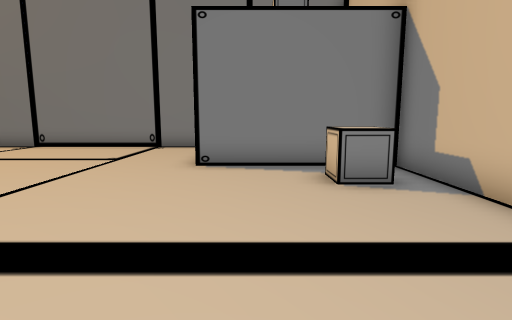
[1] (above)

12 first-person views from a walk through a 3-D level made in the Unity game engine. The camera is 1.2 m above the floor, tilts 8° down and sees 80° across. The floor is counted in squares, 1 m on a side. Each view is taken from the middle of a square. On the plan, view 1 faces up. The plan holds only what a view shows up to about 13 squares ahead; the rest is blank. Some surface patterns are stand-ins.

[2]
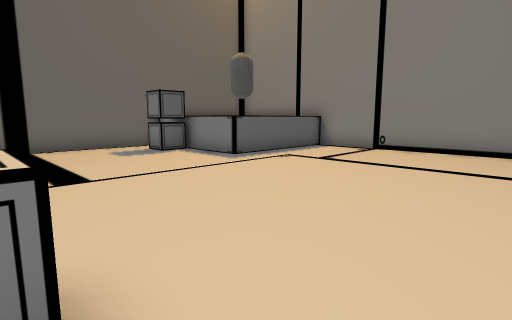

[3]
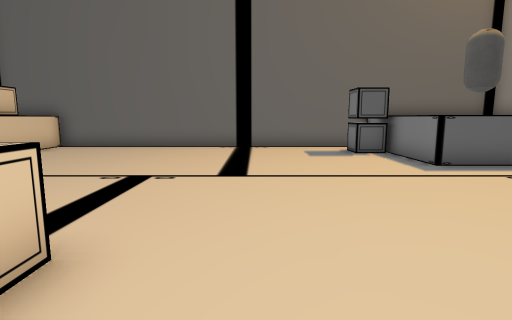

[4]
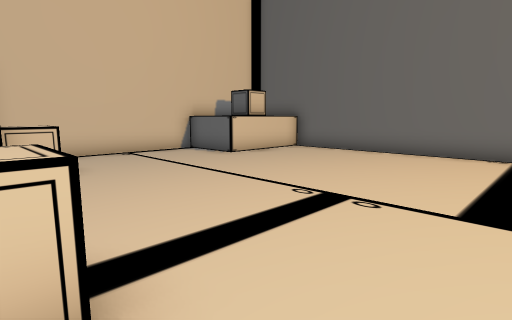

[5]
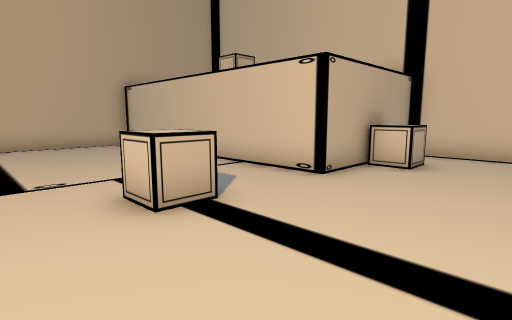

[6]
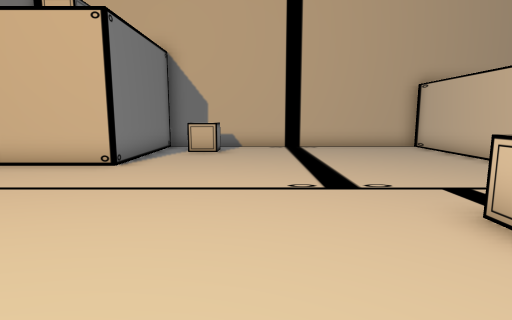

[7]
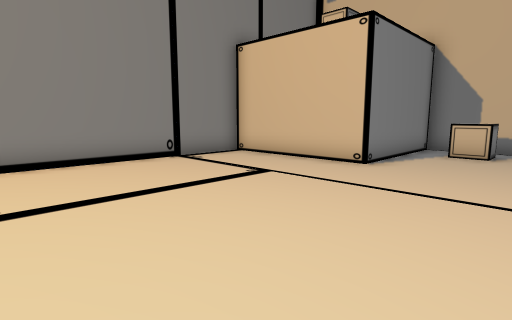

[8]
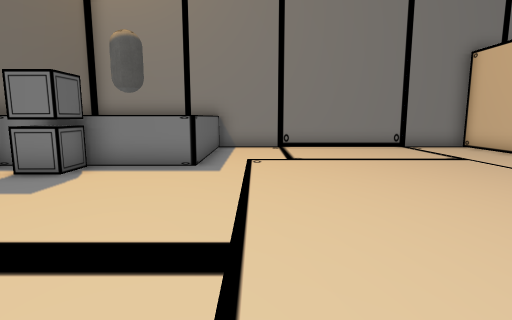

[9]
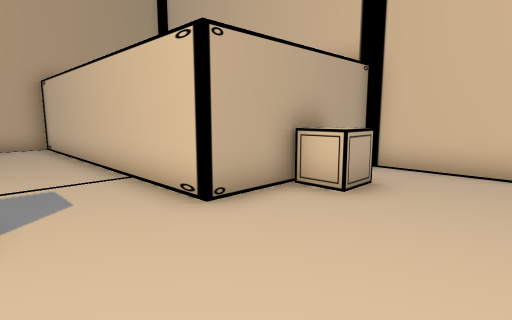

[10]
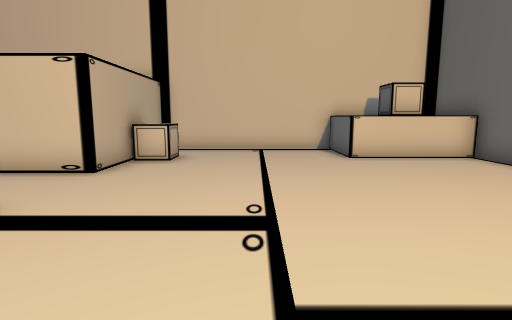

[11]
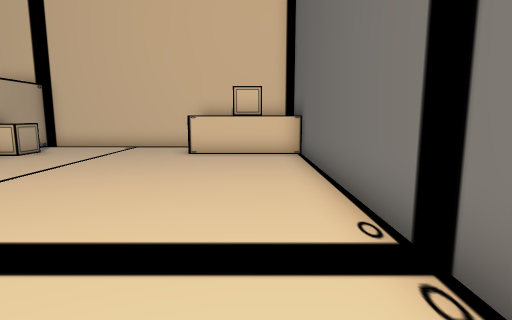

[12]
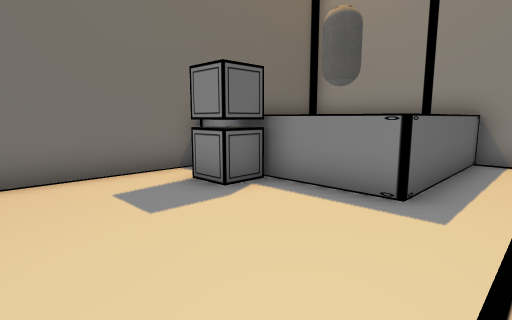

### Floor plan
Key: @ floor where view 1 was taken; # wall or solid block; . floor; ^ raised ledge; O other object.
Columns run from 17 left of view 1 to 4 right of it. Each row starts with its distance up from view 1.
 13  ################
 12 #    ^..........#
 11 #    ^..........#
 10 #    ^..........#
  9 #    ^..........#
  8 #^^^^^..........######
  7 #.OO.................#
  6 #..................O.#
  5 #....................#
  4 #....................#
  3 #....................#
  2 #....................#
  1 #..........O.........#
  0 #................@...#
 -1 #....................#
 -2 #....................#
 -3 #..........###########
 -4 #..........#
 -5 #^^^^.....O#
 -6 # OO^......#
 -7 # OO^......#
 -8  ###########

Positions as (right, up) in squares from view 1, and headings:
1: (0, 0), facing up
2: (-4, 1), facing up-left
3: (-4, 3), facing left
4: (-6, 3), facing down-left
5: (-10, 3), facing down-right
6: (-9, 4), facing right
7: (-9, 4), facing up-right
8: (-10, 0), facing up
9: (-10, 0), facing down-right
10: (-10, 4), facing down
11: (-15, 5), facing down
12: (-10, 3), facing up-left
